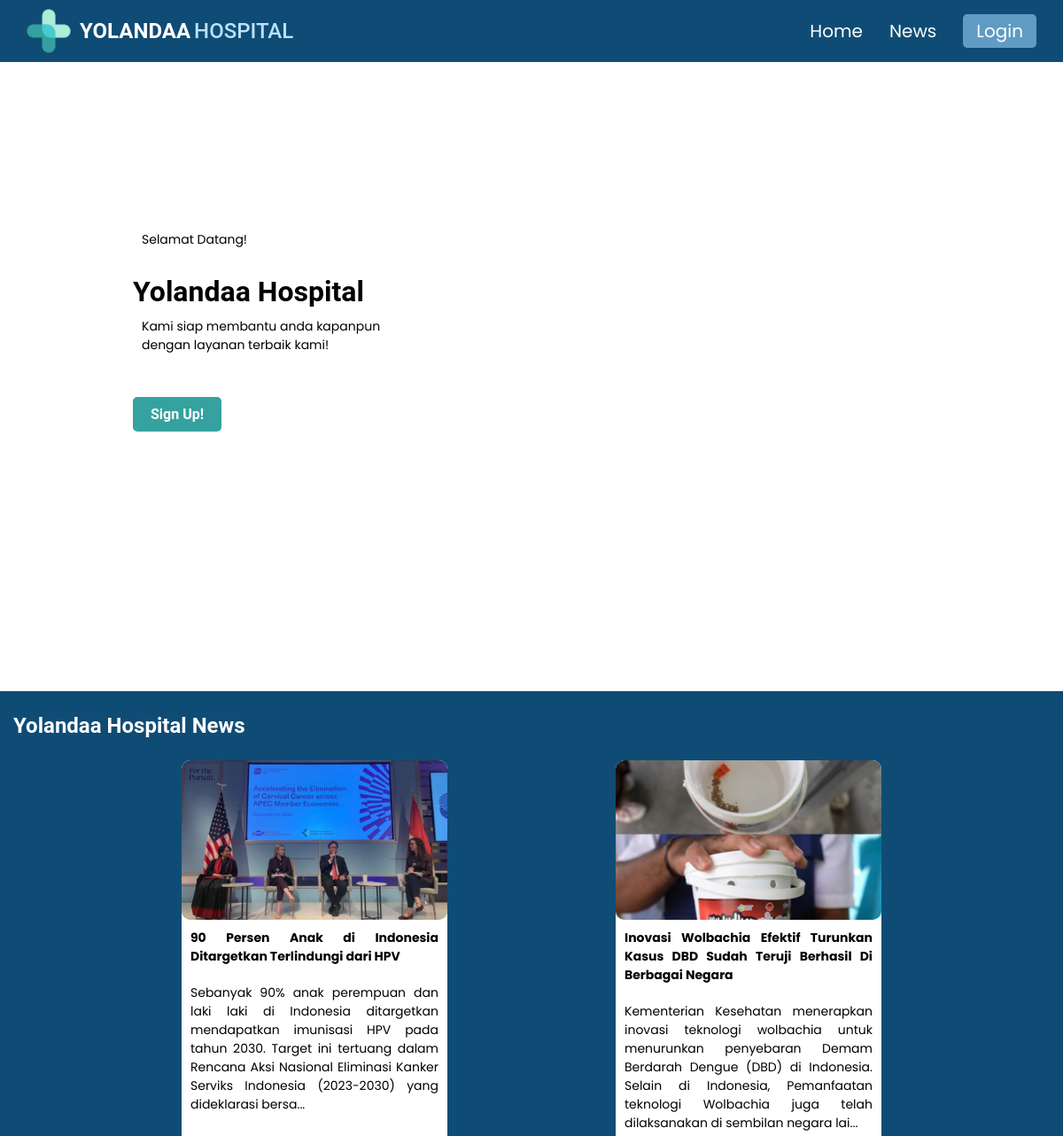
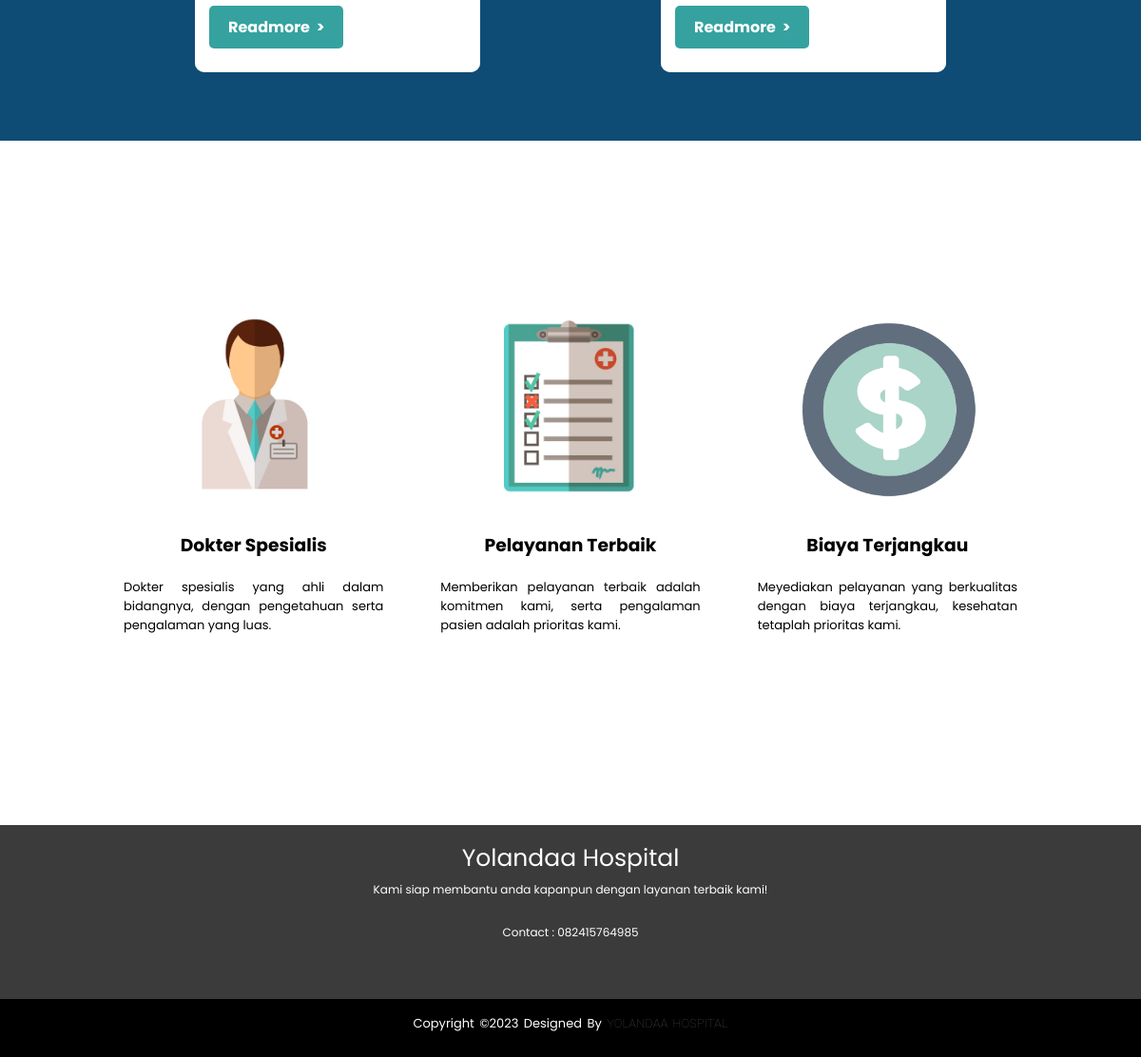
The page /homepage.php on the database its author committed (2 pictures, top to bottom).
### tables this page shows
CREATE TABLE `news` (
  `id_news` int(11) NOT NULL,
  `judul` varchar(200) NOT NULL,
  `konten` longtext NOT NULL,
  `foto` varchar(250) NOT NULL,
  `id_pembuat` int(11) DEFAULT NULL
);

### homepage.php (the view, shortened to what this page needs)
<?php
    include "koneksi.php";
    $read = mysqli_query($conn, "SELECT * FROM news");
?>
<!DOCTYPE html>
<html lang="en">
<head>
    <link rel="stylesheet" href="style/style.css">
</head>
<body>
    <div class="navigasi">
        <nav class="wrapper">
            <a href="homepage.php">
                <div class="nama">
                    <img src="image/logo.png" alt="image/logo.png">
                    <div class="firstname">YOLANDAA</div>
                    <div class="lastname">HOSPITAL</div>
                </div>
            </a>
            <ul class="menu">
                <li><a href="homepage.php">Home</a></li>
                <li><a href="news.php">News</a></li>
                <?php
                    if (!isset($_SESSION['role']) || empty($_SESSION['role'])) {
                        echo '<li><a href="login.php" class="active">Login</a></li>';
                    }
                ?>
            </ul>
        </nav>
    </div>
    <div class="konten">
        <div class="kontenkiri">
            <div class="sambutan">
                <p>Selamat Datang!</p><br>
                <h1>Yolandaa Hospital</h1>
                <p>Kami siap membantu anda kapanpun dengan layanan terbaik kami!</p><br><br>
                <a href="register.php"><button class="signup">Sign Up!</button></a>
            </div>
        </div>
        <div class="kontenkanan">
        </div>
    </div>
    <div class="kotak-berita">
        <div class="menu-berita">
            <h2>Yolandaa Hospital News</h2>
        </div>
            <div class="bungkus-berita">
        <?php
        while($row = mysqli_fetch_array($read)) {
        ?>
            <div class="box1">
                <div class="box2"><a href=""><img src="<?php echo $row['foto']; ?>" alt="image/berita 1.jpg"></a></div>
                <div class="box3">
                    <h4><?php echo $row['judul'] ?></h4>
                    <p>
                        <?php
                        echo substr($row['konten'], 0, 230);
                        if (strlen($row['konten']) > 230) {
                            echo '...';
                        }
                        ?>
                    </p>
                </div>
                <div class="box4">
                    <form action="<?php $_SERVER['PHP_SELF']; ?>" method="POST">
                        <button type="submit" class="readmore" name="submit">Readmore &nbsp;></button>
                    </form>
                </div>
            </div>
        <?php
        }
        ?>
    </div>
    </div>
    <div class="container-layanan">
        <div class="card-layanan">
            <div class="header-layanan">
                <img src="image/doktor.jpg" alt="image/doktor.jpg">
            </div>
            <div class="konten-layanan">
                <h3>Dokter Spesialis</h3>
                <p>Dokter spesialis yang ahli dalam bidangnya, dengan pengetahuan serta pengalaman yang luas.</p>
            </div>
        </div>
        <div class="card-layanan">
            <div class="header-layanan">
                <img src="image/pelayanan.jpg" alt="image/pelayanan.jpg">
            </div>
            <div class="konten-layanan">
                <h3>Pelayanan Terbaik</h3>
                <p>Memberikan pelayanan terbaik adalah komitmen kami, serta pengalaman pasien adalah prioritas kami.</p>
            </div>
        </div>
        <div class="card-layanan">
            <div class="header-layanan">
                <img src="image/murah.jpg" alt="image/murah.jpg">
            </div>
            <div class="konten-layanan">
                <h3>Biaya Terjangkau</h3>
                <p>Meyediakan pelayanan yang berkualitas dengan biaya terjangkau, kesehatan tetaplah prioritas kami.</p>
            </div>
        </div>
    </div>
    <div class="footer-konten">
        <h3>Yolandaa Hospital</h3>
        <p>Kami siap membantu anda kapanpun dengan layanan terbaik kami!</p>
        <p>Contact : 082415764985</p>
        <div class="footer-bottom">
            <p>Copyright &copy;2023 Designed by <span>Yolandaa Hospital</span></p>
        </div>
    </div>
</body>
</html>

### rows shown on the page
news: foto (picture), judul "90 Persen Anak di Indonesia Ditargetkan Terlindungi dari HPV", konten "Sebanyak 90% anak perempuan dan laki laki di Indonesia ditargetkan mendapatkan imunisasi HPV pada tahun 2030. Target ini tertuang dalam Rencana Aksi Nasional Eliminasi Kanker Serviks Indonesia (2023-2030) yang dideklarasi bersa"
news: foto (picture), judul "Inovasi Wolbachia Efektif Turunkan Kasus DBD Sudah Teruji Berhasil Di Berbagai Negara", konten "Kementerian Kesehatan menerapkan inovasi teknologi wolbachia untuk menurunkan penyebaran Demam Berdarah Dengue (DBD) di Indonesia. Selain di Indonesia, Pemanfaatan teknologi Wolbachia juga telah dilaksanakan di sembilan negara lai"
